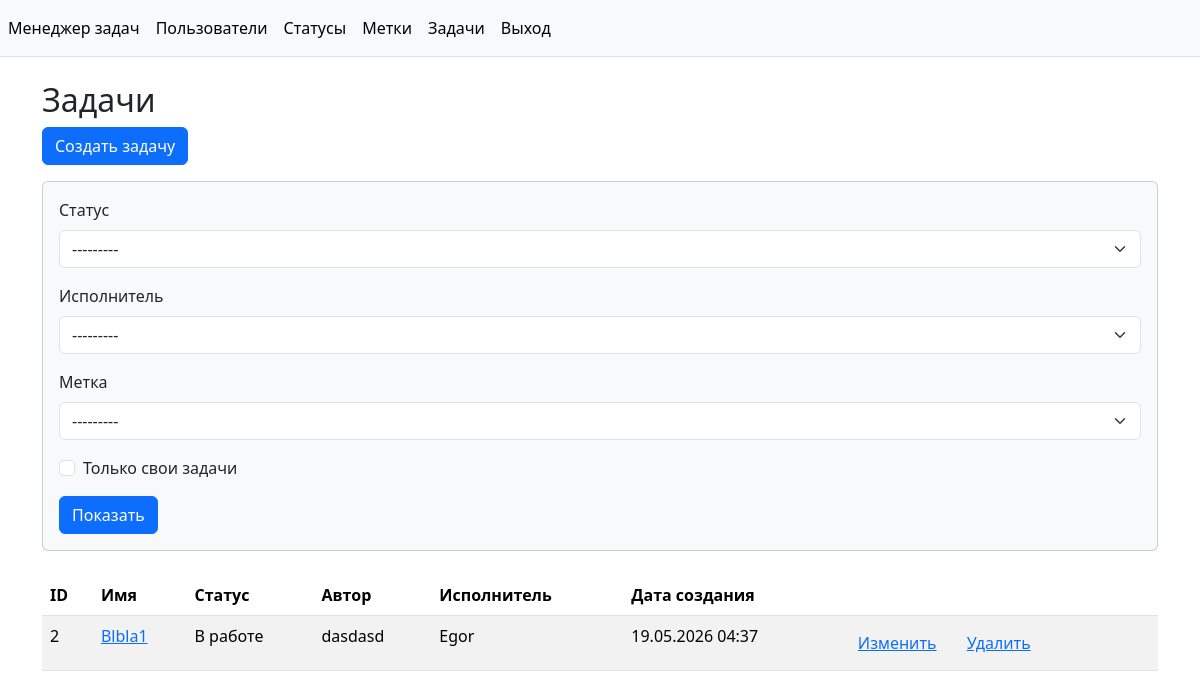
/tasks/ (signed in), run on an earlier commit of the app's database.
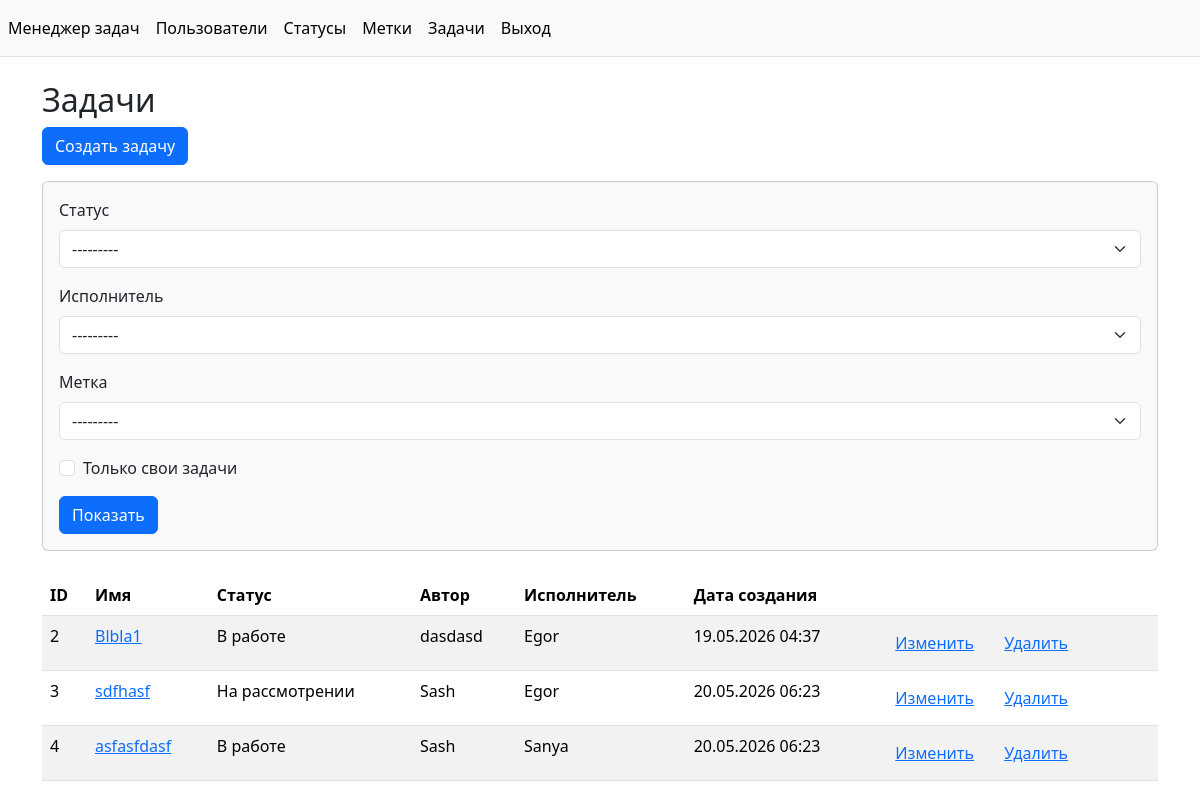
And on a later commit of the database.
### task_manager/tasks/models.py (models this page shows, shortened)
class Task(models.Model):
    name = models.CharField(
        max_length=200,
        unique=True,
        verbose_name='Имя',
        error_messages={
            'unique': 'Задача с таким именем уже существует',
        }
    )
    description = models.TextField(
        blank=True,
        verbose_name='Описание'
    )
    status = models.ForeignKey(
        Status,
        on_delete=models.PROTECT,
        verbose_name='Статус'
    )
    executor = models.ForeignKey(
        User,
        on_delete=models.PROTECT,
        related_name='executor_tasks',
        verbose_name='Исполнитель'
    )
    labels = models.ManyToManyField(
        Label,
        verbose_name='Метки'
    )
    author = models.ForeignKey(
        User,
        on_delete=models.PROTECT,
        related_name='author_tasks',
        verbose_name='Автор'
    )
    created_at = models.DateTimeField(
        auto_now_add=True,
        verbose_name='Дата создания'
    )

### task_manager/statuses/models.py (models this page shows)
class Status(models.Model):
    name = models.CharField(
        max_length=100,
        unique=True,
        verbose_name='Имя',
        error_messages={
            'unique': 'Статус с таким именем уже существует',
        }
    )
    created_at = models.DateTimeField(
        auto_now_add=True,
        verbose_name='Дата создания')
    def __str__(self):
        return self.name

### task_manager/tasks/views.py (the view)
# urls.py: path('', views.TaskListView.as_view(), name='tasks_list'),
class TaskListView(LoginRequiredMixin, FilterView):
    model = Task
    template_name = 'tasks/list.html'
    context_object_name = 'tasks'
    filterset_class = TaskFilter
    def get_filterset_kwargs(self, filterset_class):
        kwargs = super().get_filterset_kwargs(filterset_class)
        kwargs['request'] = self.request
        return kwargs

### task_manager/labels/models.py (called while the page is built)
    def __str__(self):
        return self.name

### task_manager/tasks/templates/tasks/list.html
{% extends 'base.html' %}
{% load django_bootstrap5 %}
{% block content %}
<div class="container mt-4">
    <h2>Задачи</h2>
    <a href="{% url 'tasks_create' %}" class="btn btn-primary">Создать задачу</a>
    <div class="card mb-4 bg-light mt-3">
        <div class="card-body">
            <form method="get">
                <div class="col-12">
                    {% bootstrap_field filter.form.status %}
                </div>
                <div class="col-12">
                {% bootstrap_field filter.form.executor %}
                </div>
                <div class="col-12">
                    {% bootstrap_field filter.form.labels %}
                </div>
                <div class="col-12">
                     <div class="form-check">
                        <input type="checkbox" name="my_tasks" class="form-check-input" id="id_my_tasks">
                        <label class="form-check-label" for="id_my_tasks">
                            Только свои задачи
                        </label>
                    </div>
                </div>
                <div class="mt-3">
                {% bootstrap_button "Показать" button_type="submit" %}
                </div>
            </form>
        </div>
    </div>
    <table class="table table-striped">
        <thead>
            <tr>
                <th>ID</th>
                <th>Имя</th>
                <th>Статус</th>
                <th>Автор</th>
                <th>Исполнитель</th>
                <th>Дата создания</th>
                <th></th>
            </tr>
        </thead>
        <tbody>
            {% for task in tasks %}
            <tr>
                <td>{{task.id}}</td>
                <td><a href="{% url 'tasks_view' task.id %}">{{task.name}}</a></td>
                <td>{{task.status.name}}</td>
                <td>{{task.author.username}}</td>
                <td>{{task.executor.username}}</td>
                <td>{{task.created_at|date:"d.m.Y H:i"}}</td>
                <td>
                    <a href="{% url 'tasks_update' task.id %}" class="btn btn-link btn-primary">Изменить</a>
                    <a href="{% url 'tasks_delete' task.id %}" class="btn btn-link btn-primary">Удалить</a>
                </td>
            </tr>
            {% endfor %}
        </tbody>
    </table>
{% endblock %}

### task_manager/templates/base.html (shortened to what this page needs)
{% load django_bootstrap5 %}
<!DOCTYPE html>
<html lang="en">
<head>
    {% bootstrap_css %}
</head>
<body>
    <header>
        <nav class="py-2 bg-body-tertiary border-bottom">
            <div class="d-flex flex-wrap justify-content-start">
                <ul class="nav me-auto">
                    <li class="nav-item">
                        <a href="{% url 'index' %}" class="nav-link link-body-emphasis px-2 active" aria-current="page">Менеджер задач</a>
                    </li>
                    <li class="nav-item">
                        <a href="{% url 'users_list' %}" class="nav-link link-body-emphasis px-2">Пользователи</a>
                    </li>
                    {% if user.is_authenticated %}
                        <li class="nav-item">
                            <a href="{% url 'statuses_list' %}" class="nav-link link-body-emphasis px-2">Статусы</a>
                        </li>
                        <li class="nav-item">
                            <a href="{% url 'labels_list' %}" class="nav-link link-body-emphasis px-2">Метки</a>
                        </li>
                        <li class="nav-item">
                            <a href="{% url 'tasks_list' %}" class="nav-link link-body-emphasis px-2">Задачи</a>
                        </li>
                        <li class="nav-item">
                            <a href="{% url 'logout' %}" class="nav-link link-body-emphasis px-2">Выход</a>
                        </li>
                    {% endif %}
                 </ul>
            </div>
        </nav>
    </header>
    {% block content %}
    {% endblock %}
</body>
</html>

What changed in the data, as far as the page shows it:
added Task: id "3", name "sdfhasf", status.name "На рассмотрении", author.username "Sash", executor.username "Egor", created_at "20.05.2026 06:23"
added Task: id "4", name "asfasfdasf", status.name "В работе", author.username "Sash", executor.username "Sanya", created_at "20.05.2026 06:23"
